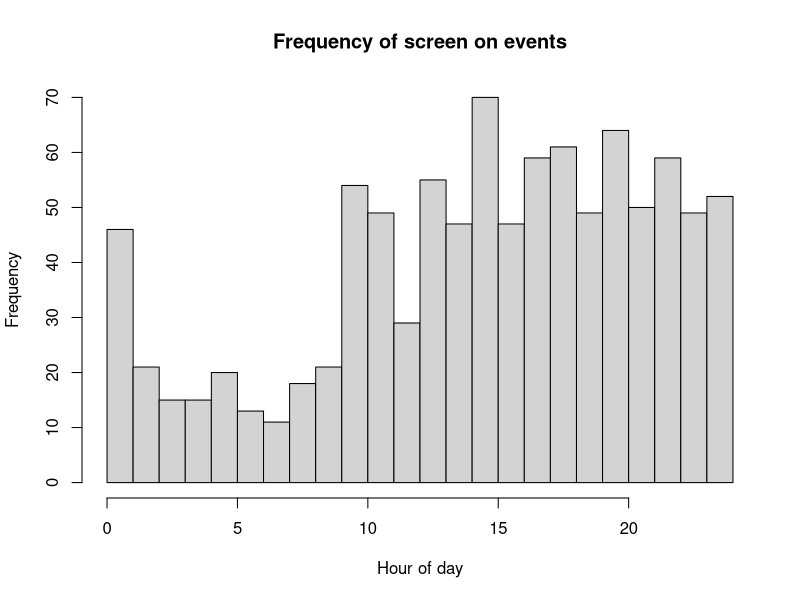

Here is the R script that generated this plot: (Note: a time limit stopped this script after it produced the figure.)
## ---- chunk 1
ndays=10
lambda_s = 1.5
lambda_w = 5
mu_s = 1
mu_w = 8.5
sd_s = .5
sd_w = .25
init_t = 15
anchor_t=14
d0="3/2/2019" ## d0 is the first day of follow-up. If you have your own data, set d0 equal to the date of first data.

#2pm = origin
A2B_ts = function(xx,anchor_hr=14){
  if(length(xx)>1){
    for(i in 1:length(xx)){
      if(xx[i]<=anchor_hr){
        xx[i]=(24-anchor_hr)+xx[i]
      }else{
        xx[i]=xx[i]-anchor_hr
      }
    }
    return(xx)
  }else{
    if(xx<=anchor_hr){
      return(24-anchor_hr+xx)
    }else{
      return(xx-anchor_hr)
    }
  }
}

## generate time to bed/wake for each day
t_s = rnorm(ndays,mu_s,sd_s)
t_w = rnorm(ndays,mu_w,sd_w)

## generate waiting times
curt = init_t
curday=1
outmat_mod=c()
while(TRUE){
  if(curt>init_t+24){
    curt = curt-24
    curday=curday+1
    if(curday>ndays){
      break
    }
  }
  if(A2B_ts(curt)<A2B_ts(t_s[curday])){
    tnex = curt+rexp(1,lambda_w)
    if(A2B_ts(tnex)>=A2B_ts(t_s[curday])){
      tnex = curt+A2B_ts(t_s[curday])-A2B_ts(curt)+rexp(1,lambda_s)
    }
    outmat_mod=rbind(outmat_mod,c(curt,tnex,curday))
  }else if(A2B_ts(curt)<A2B_ts(t_w[curday])){
    tnex = curt+rexp(1,lambda_s)
    if(A2B_ts(tnex)>=A2B_ts(t_w[curday])){
      tnex = curt+A2B_ts(t_w[curday])-A2B_ts(curt)+rexp(1,lambda_w)
    }
    outmat_mod=rbind(outmat_mod,c(curt,tnex,curday))
  }else{
    tnex = curt+rexp(1,lambda_w)
    outmat_mod=rbind(outmat_mod,c(curt,tnex,curday))
  }
  curt=tnex
}

Mod2Orig = function(tmat,d0,format="%m/%d/%Y %H:%M:%S",tz="EST"){
  tmat_out = matrix(NA,nrow=nrow(tmat),ncol=2)
  t0=as.POSIXct(paste(d0,"00:00:00",sep=" "),tz=tz,format)
  for(i in 1:nrow(tmat)){
    tmat_out[i,1]=strftime(as.POSIXct(as.numeric(t0)+60*60*(tmat[i,1]+24*tmat[i,3]),tz=tz,origin="1970-01-01"),tz="EST",format)
    tmat_out[i,2]=strftime(as.POSIXct(as.numeric(t0)+60*60*(tmat[i,2]+24*tmat[i,3]),tz=tz,origin="1970-01-01"),tz="EST",format)
  }
  return(data.frame(t0=tmat_out[,1],t1=tmat_out[,2],stringsAsFactors=F))
}

Orig2Mod = function(tmat,anchor_hr,format="%m/%d/%Y %H:%M:%S",tz="EST"){
  tmat_out = matrix(NA,nrow=nrow(tmat),ncol=3)
  for(i in 1:nrow(tmat)){
    anchor_cur=anchor_hr*60*60+as.numeric(as.POSIXct(strftime(as.POSIXct(tmat[i,1],tz=tz,format=format,origin="1970-01-01"),tz=tz,format="%m/%d/%Y"),tz=tz,format="%m/%d/%Y"))
    if(as.numeric(as.POSIXct(tmat[i,1],tz=tz,format=format,origin="1970-01-01"))<anchor_cur){
      anchor_cur=anchor_hr*60*60+as.numeric(as.POSIXct(strftime(as.POSIXct(as.numeric(as.POSIXct(tmat[i,1],tz=tz,format=format,origin="1970-01-01"))-24*60*60,tz=tz,origin="1970-01-01"),tz=tz,format="%m/%d/%Y"),tz=tz,format="%m/%d/%Y"))
    }
    if(i==1){anchor0=anchor_cur}
    tmat_out[i,1]=anchor_hr+(as.numeric(as.POSIXct(tmat[i,1],tz=tz,format=format,origin="1970-01-01"))-anchor_cur)/(60*60)
    tmat_out[i,2]=anchor_hr+(as.numeric(as.POSIXct(tmat[i,2],tz=tz,format=format,origin="1970-01-01"))-anchor_cur)/(60*60)
    tmat_out[i,3]=round((anchor_cur-anchor0)/(24*60*60))+1
  }
  return(tmat_out)
}

outmat_orig=Mod2Orig(outmat_mod,d0,format="%m/%d/%Y %H:%M:%S") #d0 tells Mod2Orig when the first day of follow-up is.
compare_to_outmat_mod=Orig2Mod(outmat_orig,anchor_hr=anchor_t)

head(outmat_orig)
head(outmat_mod)
head(compare_to_outmat_mod)

## ---- chunk 2
hist(outmat_mod[,1] %% 24,breaks=24,xlim=c(0,24),xlab="Hour of day",main="Frequency of screen on events")

## ---- chunk 3
## perform quadrature of multivariate normal

## compute Gauss-Hermite quadrature points and weights
## for a one-dimensional integral.
## points -- number of points
## interlim -- maximum number of Newton-Raphson iterations

library(mvtnorm)

hermite <- function (points, z) {
  p1 <- 1/pi^0.4
  p2 <- 0
  for (j in 1:points) {
    p3 <- p2
    p2 <- p1
    p1 <- z * sqrt(2/j) * p2 - sqrt((j - 1)/j) * p3
  }
  pp <- sqrt(2 * points) * p2
  c(p1, pp)
}

gauss.hermite <- function (points, iterlim = 50) {
  x <- w <- rep(0, points)
  m <- (points + 1)/2
  for (i in 1:m) {
    z <- if (i == 1) 
      sqrt(2 * points + 1) - 2 * (2 * points + 1)^(-1/6)
    else if (i == 2) 
      z - sqrt(points)/z
    else if (i == 3 || i == 4) 
      1.9 * z - 0.9 * x[i - 2]
    else 2 * z - x[i - 2]
    for (j in 1:iterlim) {
      z1 <- z
      p <- hermite(points, z)
      z <- z1 - p[1]/p[2]
      if (abs(z - z1) <= 1e-15) 
        break
    }
    if (j == iterlim) 
      warning("iteration limit exceeded")
    x[points + 1 - i] <- -(x[i] <- z)
    w[i] <- w[points + 1 - i] <- 2/p[2]^2
  }
  r <- cbind(x * sqrt(2), w/sum(w))
  colnames(r) <- c("Points", "Weights")
  r
}


## compute multivariate Gaussian quadrature points
## n     - number of points each dimension before pruning
## mu    - mean vector
## sigma - covariance matrix
## prune - NULL - no pruning; [0-1] - fraction to prune
mgauss.hermite <- function(n, mu, sigma, prune=NULL) {
  if(!all(dim(sigma) == length(mu)))
    stop("mu and sigma have nonconformable dimensions")
  
  dm  <- length(mu)
  gh  <- gauss.hermite(n)
  #idx grows exponentially in n and dm
  idx <- as.matrix(expand.grid(rep(list(1:n),dm)))
  pts <- matrix(gh[idx,1],nrow(idx),dm)
  wts <- apply(matrix(gh[idx,2],nrow(idx),dm), 1, prod)
  
  ## prune
  if(!is.null(prune)) {
    qwt <- quantile(wts, probs=prune)
    pts <- pts[wts > qwt,]
    wts <- wts[wts > qwt]
  }
  
  ## rotate, scale, translate points
  eig <- eigen(sigma) 
  rot <- eig$vectors %*% diag(sqrt(eig$values))
  pts <- t(rot %*% t(pts) + mu)
  return(list(points=pts, weights=wts))
}

## ---- chunk 4

IndLik = function(t_init,wt,xs,xw,lambda_s,lambda_w){
  if(t_init< xs){
    numer = lambda_w*exp(-lambda_w*wt)
    denom = 1-exp(-lambda_w*(xs-t_init))+exp(-lambda_s*(xs-t_init))-exp(-lambda_s*(xw-t_init))+exp(-lambda_w*(xw-t_init))
  }else if(t_init < xw){
    numer = lambda_s*exp(-lambda_s*wt)
    denom = 1-exp(-lambda_s*(xw-t_init))+exp(-lambda_w*(xw-t_init))
  }else{
    numer = lambda_w*exp(-lambda_w*wt)
    denom = 1
  }
  return(numer/denom)
}

JointLik = function(mat,mu_s,mu_w,sigma_s,sigma_w,rho,lambda_s,lambda_w,x_s,x_w,INCL_DENSITY=FALSE){
  if(x_s>x_w){return(0)}
  if(!is.null(nrow(mat)) && nrow(mat)>0){
    t1=1
    for(i in 1:nrow(mat)){
      t1=t1*IndLik(mat[i,1],mat[i,2]-mat[i,1],x_s,x_w,lambda_s,lambda_w)
    }
  }else{
    t1=1
  }
  if(INCL_DENSITY){
    t2=dmvnorm(c(x_s,x_w),mean = c(mu_s,mu_w), sigma= matrix(c(sigma_s^2,rho*sigma_s*sigma_w,rho*sigma_s*sigma_w,sigma_w^2),nrow=2,byrow=T))
  }else{
    t2=1
  }
  return(t1*t2)
}

MargLik = function(mat,mu_s,mu_w,sigma_s,sigma_w,rho,lambda_s,lambda_w){
  if( mu_s> mu_w || sigma_s<0 || sigma_w<0 || abs(rho)>1 || lambda_s<0 || lambda_w <0 || lambda_s > lambda_w){return(0)}
  if(is.null(nrow(mat)) || nrow(mat)==0){return(1)}
  Sigma=matrix(c(sigma_s^2,rho*sigma_s*sigma_w,rho*sigma_s*sigma_w,sigma_w^2),nrow=2,byrow=T)
  ghout=mgauss.hermite(10,c(mu_s,mu_w),Sigma)
  return(sum(ghout$weights*unlist(lapply(1:nrow(ghout$points),function(xx) JointLik(mat,mu_s,mu_w,sigma_s,sigma_w,rho,lambda_s,lambda_w,ghout$points[xx,1],ghout$points[xx,2])))))
}

InitialParameters = function(mat_mod,anchor_t){
  itrvl_len_v = seq(6,9,.5)
  out_ls=list()
  ratio_v = rep(NA,length(itrvl_len_v))
  # find mu_s0, mu_w0
  for(j in 1:length(itrvl_len_v)){
    itrvl_len=itrvl_len_v[j]
    start_vals=seq(0,24-itrvl_len,.25)
    frac_vals = rep(NA,length(start_vals))
    for(i in 1:length(start_vals)){
      frac_vals[i]=length(intersect(which(mat_mod[,1]>anchor_t+start_vals[i]),which(mat_mod[,1]<anchor_t+start_vals[i]+itrvl_len)))/nrow(mat_mod)
    }
    mu_s0=start_vals[order(frac_vals)[1]]+anchor_t
    mu_w0=mu_s0+itrvl_len
    # find rate during average sleep and average waking interval
    ndays= length(unique(mat_mod[,3]))
    lambda_s0=(min(frac_vals)*nrow(mat_mod)/ndays)/itrvl_len
    lambda_w0=((1-min(frac_vals))*nrow(mat_mod)/ndays)/(24-itrvl_len)
    out_ls[[j]]=list(mu_s0,mu_w0,lambda_s0,lambda_w0)
    ratio_v[j]=lambda_s0/lambda_w0
  }
  return(unlist(out_ls[[order(ratio_v)[1]]]))
}




GridSearchInitPars = function(mat_mod,anchor_t,labels,ls_ids,mu_s0,mu_w0,lambda_s0,lambda_w0){
  sd_s_v = c(.25,.5,1)
  sd_w_v = c(.25,.5,1)
  rho_v= c(0,.25,.5,.75)
  g=function(par_v){
    liktot=0
    for(i in 1:length(labels)){
      mat=mat_mod[ls_ids[[i]],1:2]
      liktot=liktot-log(MargLik(mat,par_v[1],par_v[2],par_v[3],par_v[4],par_v[5],par_v[6],par_v[7]))
    }
    return(liktot)
  }
  minval=Inf
  for(sd_s in sd_s_v){
    for(sd_w in sd_w_v){
      for(rho in rho_v){
        par_v=c(mu_s0,mu_w0,sd_s,sd_w,rho,lambda_s0,lambda_w0)
        curval=g(par_v)
        if(curval<minval){
          cur_par=par_v
          minval=curval
        }
      }
    }
  }
  return(par_v)
}


FindParamMLEs = function(dat,anchor_t,maxiter=20,init_par=NULL,tol=.0001){
  labels=unique(dat[,3])
  ls_ids = list()
  for(i in 1:length(labels)){
    ls_ids[[i]]=which(dat[,3]==i)
  }
  if(is.null(init_par)){
    cat("Identifying good initial model parameters...\n")
    init_pars4=InitialParameters(dat,anchor_t)
    mu_s0=init_pars4[1]
    mu_w0=init_pars4[2]
    lambda_s0=init_pars4[3]
    lambda_w0=init_pars4[4]
    init_par = GridSearchInitPars(dat,anchor_t,labels,ls_ids,mu_s0,mu_w0,lambda_s0,lambda_w0)
  }
  cur_par=init_par
  prev_par=cur_par
  cat("Numerical optimization (using optim) until convergence (maxiter=",maxiter,"):\n")
  for(i in 1:maxiter){
    g1=function(par_v){
      liktot=0
      for(i in 1:length(labels)){
        mat=dat[ls_ids[[i]],1:2]
        liktot=liktot-log(MargLik(mat,par_v[1],par_v[2],cur_par[3],cur_par[4],cur_par[5],par_v[3],par_v[4]))
      }
      return(liktot)
    }
    optim.out1=optim(par=cur_par[c(1,2,6,7)],g1,control=list(maxit=1000))
    cur_par[c(1,2,6,7)]=optim.out1$par
    g2=function(par_v){
      liktot=0
      for(i in 1:length(labels)){
        mat=dat[ls_ids[[i]],1:2]
        liktot=liktot-log(MargLik(mat,cur_par[1],cur_par[2],par_v[1],par_v[2],par_v[3],cur_par[6],cur_par[7]))
      }
      return(liktot)
    }
    optim.out2=optim(par=cur_par[c(3,4,5)],g2,control=list(maxit=1000))
    cur_par[c(3,4,5)]=optim.out2$par
    cat("Iter ",i,": mu_s =",cur_par[1],"; mu_w =",cur_par[2],"; sd_s =",cur_par[3],"; sd_w =",cur_par[4],"; rho =",cur_par[5],"; lambda_s =",cur_par[6],"; lambda_w =",cur_par[7],"\n")
    if(sum((prev_par-cur_par)^2)<tol){
      break
    }else{
      prev_par=cur_par
    }
  }
  return(cur_par)
}

mle.out=FindParamMLEs(outmat_mod,anchor_t)

## ---- chunk 5
sleep_t_h=floor(mle.out[1]%%24)
sleep_t_m=floor((mle.out[1]%%24-floor(mle.out[1]%%24))*60)
if(sleep_t_m<10){
  sleep_t=paste(sleep_t_h,":0",sleep_t_m,sep="")
}else{
  sleep_t=paste(sleep_t_h,":",sleep_t_m,sep="")
}
wake_t_h=floor(mle.out[2]%%24)
wake_t_m=floor((mle.out[2]%%24-floor(mle.out[2]%%24))*60)
if(wake_t_m<10){
  wake_t=paste(wake_t_h,":0",wake_t_m,sep="")
}else{
  wake_t=paste(wake_t_h,":",wake_t_m,sep="")
}
cat(paste(" Avg. time to sleep = ",sleep_t," (+/- ",round(mle.out[3],1)," hour)\n",sep="")
,(paste("Avg. time to wake  = ",wake_t," (+/- ",round(mle.out[4],1)," hour)\n",sep=""))
,(paste("Correlation between time to sleep and time to wake = ",round(mle.out[5],2),"\n",sep=""))
,(paste("Rate (per hour) of frequency of phone use while asleep = ", round(mle.out[6],5),"\n",sep=""))
,(paste("Rate (per hour) of frequency of phone use while awake = ", round(mle.out[7],5),"\n",sep="")))
## ---- chunk 6
GetIndSleepEstimates =function(mat_mod,mle.out){
  labels=unique(mat_mod[,3])
  ls_ids = list()
  for(i in 1:length(labels)){
    ls_ids[[i]]=which(mat_mod[,3]==i)
  }
  xmat = matrix(NA,nrow=length(labels),ncol=3)
  for(i in 1:length(labels)){
    mat=mat_mod[ls_ids[[i]],1:2]
    g3=function(par_v){
      return(-log(JointLik(mat,mle.out[1],mle.out[2],mle.out[3],mle.out[4],mle.out[5],mle.out[6],mle.out[7],par_v[1],par_v[2],INCL_DENSITY=TRUE)))
    }
    optim.out3=optim(par=mle.out[1:2],g3,control=list(maxit=1000))
    xmat[i,]=c(optim.out3$par,labels[i])
  }
  return(xmat)
}

## ---- chunk 7
xest=GetIndSleepEstimates(mat_mod,mle.out)
## ---- chunk 8
xest_orig=Mod2Orig(xest,d0,format="%m/%d/%Y %H:%M:%S")
names(xest_orig)=c("bedtime","wake-up time")
xest_orig
